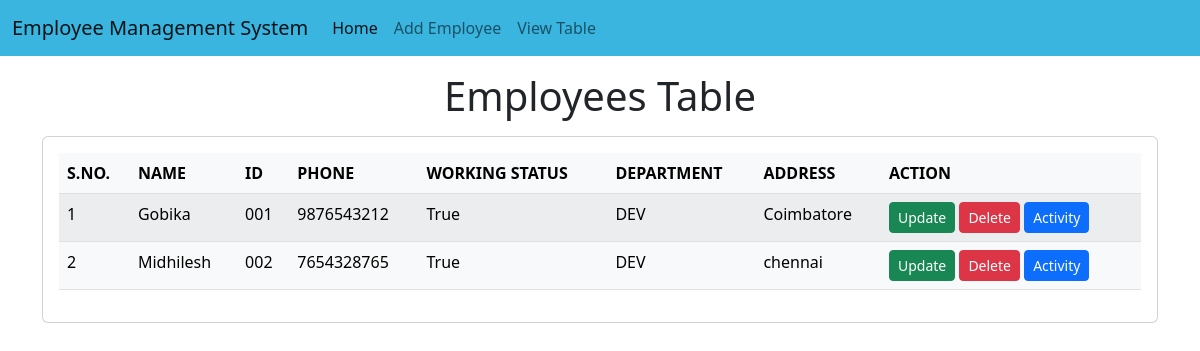
Page /emp/home/ (signed in) on the committed database.
### emp_app/models.py (models this page shows, shortened)
class Emp(models.Model):
    name=models.CharField(max_length=200)
    emp_id=models.CharField(max_length=200)
    phone=models.CharField(max_length=10)
    address=models.CharField(max_length=150)
    working=models.BooleanField(default=True)
    department=models.CharField(max_length=200)

### emp_app/decorators.py (the view)
        def _wrapped_view(request, *args, **kwargs):
            if request.user.is_authenticated:
                try:
                    user_profile = request.user.userprofile
                except UserProfile.DoesNotExist:
                    raise PermissionDenied("UserProfile does not exist")
                if user_profile.role in roles:
                    return view_func(request, *args, **kwargs)
                else:
                    raise PermissionDenied("You do not have permission to access this page")
            else:
                return redirect('login')

### emp_app/views.py (called while the page is built)
@role_required(['admin','employee'])
def emp_home(request):
    emps=Emp.objects.all()
    return render(request,"emp/home.html",{'emps':emps})

### templates/emp/home.html (shortened to what this page needs)
<!doctype html>
<html lang="en">
<head>
  <link href="https://cdn.jsdelivr.net/npm/bootstrap@5.2.2/dist/css/bootstrap.min.css"
        rel="stylesheet"
>
</head>
<body>
  {% include 'emp/navbar.html' %}
  <h1 class="text-center my-3">Employees Table</h1>
  <div class="container">
    <div class="row">
      <div class="col-md-12">
        <div class="card">
          <div class="card-body">
            <table class="table table-light table-striped table-hover">
              <thead>
                <tr>
                  <th>S.NO.</th>
                  <th>NAME</th>
                  <th>ID</th>
                  <th>PHONE</th>
                  <th>WORKING STATUS</th>
                  <th>DEPARTMENT</th>
                  <th>ADDRESS</th>
                  <th>ACTION</th>
                </tr>
              </thead>
              <tbody>
                {% for e in emps %}
                <tr>
                  <td>{{ forloop.counter }}</td>
                  <td>{{ e.name }}</td>
                  <td>{{ e.emp_id }}</td>
                  <td>{{ e.phone }}</td>
                  <td>{{ e.working }}</td>
                  <td>{{ e.department }}</td>
                  <td>{{ e.address }}</td>
                  <td>
                    {% if request.user.is_authenticated %}
                      {% if request.user.userprofile.role == 'admin' %}
                        <a href="/emp/update-emp/{{ e.id }}" class="btn btn-success btn-sm">Update</a>
                        <a href="/emp/delete-emp/{{ e.id }}" class="btn btn-danger btn-sm" onclick="return confirm('Are you sure you want to delete this employee?');">Delete</a>
                      {% endif %}
                      <a href="{% url 'activity_by_emp' e.id %}" class="btn btn-primary btn-sm">Activity</a>
                    {% endif %}
                  </td>
                </tr>
                {% endfor %}
              </tbody>
            </table>
          </div>
        </div>
      </div>
    </div>
  </div>
</body>
</html>

### templates/emp/navbar.html (shortened to what this page needs)
<nav class="navbar navbar-expand-lg" style="background-color: #39B5E0;">
  <div class="container-fluid">
    <a class="navbar-brand" href="/emp/home/">Employee Management System</a>
    <div class="collapse navbar-collapse" id="navbarSupportedContent">
      <ul class="navbar-nav me-auto mb-2 mb-lg-0">
        <li class="nav-item">
          <a class="nav-link active" aria-current="page" href="/emp/home/">Home</a>
        </li>
        <li class="nav-item">
          {% if request.user.is_authenticated %}
           {% if request.user.userprofile.role == 'admin' or request.user.userprofile.role == 'Admin' %}
            <a href="{% url 'add_emp' %}" class="nav-link">Add Employee</a>
           {% endif %}
          {% endif %}
        </li>
        <li class="nav-item">
          <a class="nav-link" href="/emp/home/">View Table</a>
        </li>
      </ul>
    </div>
  </div>
</nav>

### rows in the picture
Emp: name "Gobika", emp_id "001", phone "9876543212", working "True", department "DEV", address "Coimbatore"
Emp: name "Midhilesh", emp_id "002", phone "7654328765", working "True", department "DEV", address "chennai"
